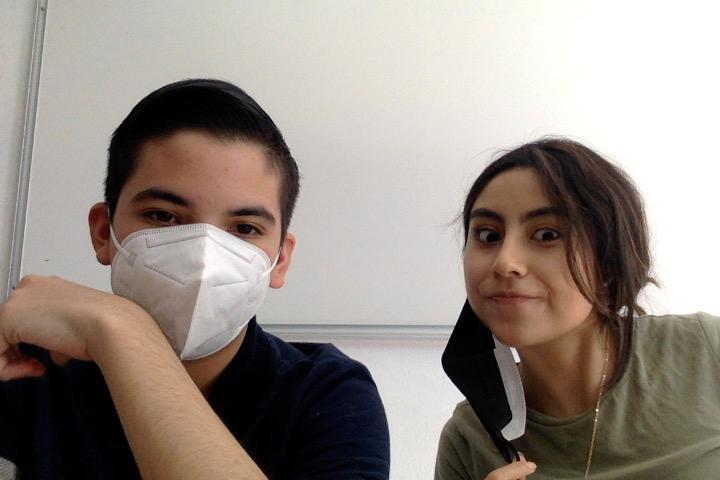
%> input picture sarayleal.jpeg, 720 x 480 px
$ octave task11.m   (GNU Octave 9; MATLAB toolbox functions it lacks are replaced by stand-ins)
%> lines starting %> are read from the running program, lines starting %| are printed output that depends on the picture
%%
clc;
clearvars;
close all;
%%
original = imread("sarayleal.jpeg");
%> original is the input picture: size 480x720x3 uint8; mean R, G, B 151.8, 142, 134.6
original = (rgb2gray(original));
%> original: size 480x720 uint8

imGauss = imnoise(original, "gaussian");
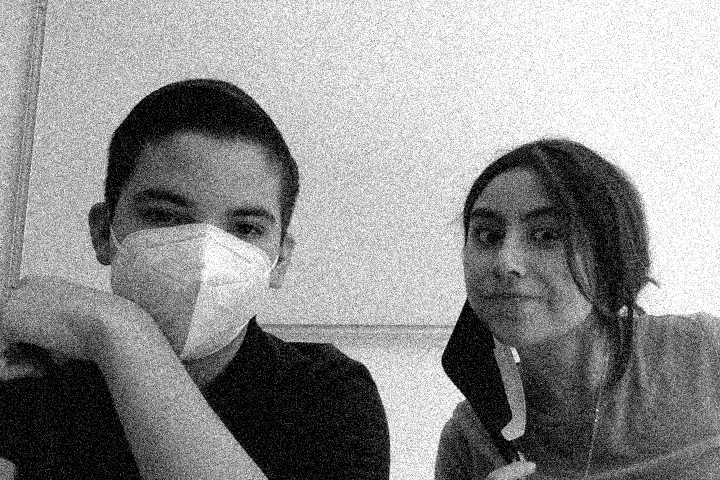
%> imGauss: size 480x720 uint8; min 0, max 255, mean 143.7
imSP = imnoise(original, "salt & pepper");
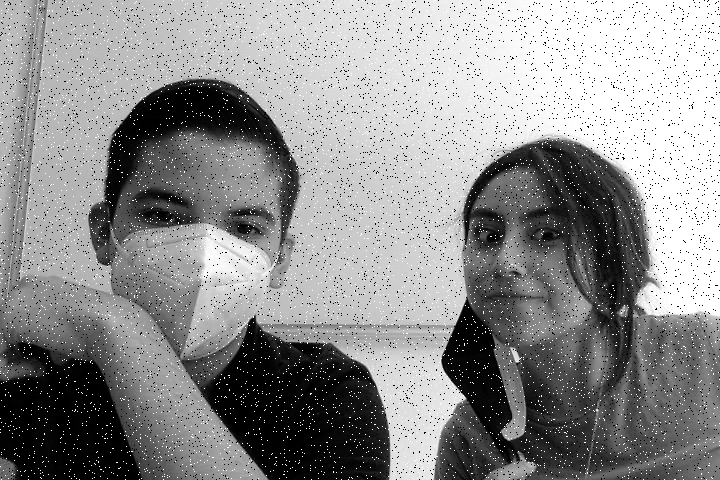
%> imSP: size 480x720 uint8; min 0, max 255, mean 143.2
imPoi = imnoise(original, "poisson");
imSpk = imnoise(original, "speckle");
%uno(original);
figure("Name","Sobel");
uno(imGauss, "Gaussiano", 1);
uno(imSP, "Salt&Pepper", 2);
uno(imPoi, "Poisson", 3);
uno(imSpk, "Speckle", 4);
figure("Name", "Filtros");
function uno = uno(img, titulo, num);
%> called with titulo = 'Gaussiano', num = 1
    sobel1 = edge(img, 'sobel');
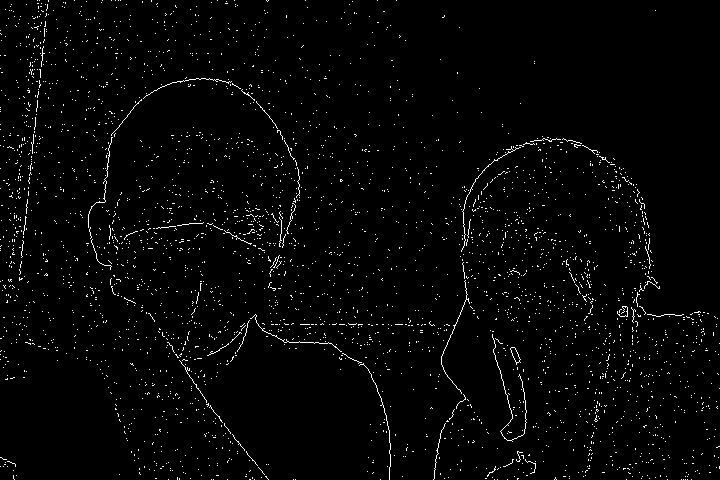
%> sobel1: size 480x720 logical; 2.1% white in thin lines or dots
    %imshow(sobel1);
    subplot(2,2,num); imshow(sobel1); title(titulo);
    dos(img, titulo, num);
end

function dos = dos(img2, titulo, num);
%> called with titulo = 'Gaussiano', num = 1
    k = ones(3); k = k/3;
    prom = imfilter(img2,k);
    med = medfilt2(img2, [3,3]);
    gauss = imgaussfilt(img2, 2, 'FilterSize', 5);
%> call 2 of uno, with titulo = 'Salt&Pepper', num = 2
%> in uno (call 2), `sobel1 = edge(img, 'sobel');`:
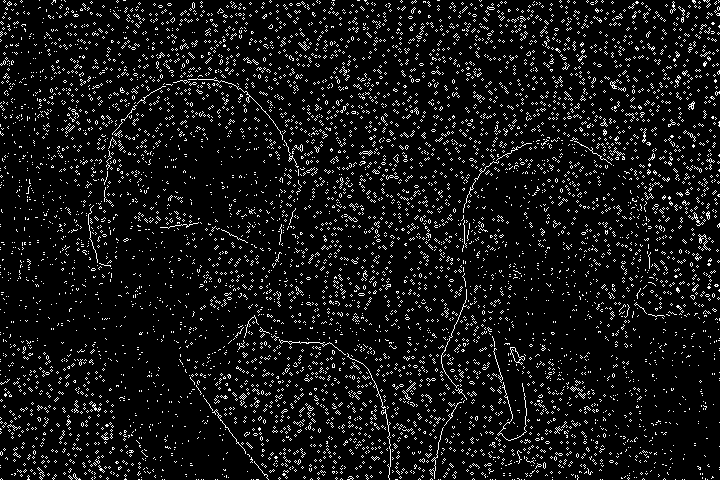
%> sobel1: size 480x720 logical; 7.7% white in thin lines or dots
%> in uno (call 3), `sobel1 = edge(img, 'sobel');`: sobel1: size 480x720 logical; 1.6% white in thin lines or dots
%> call 3 of dos, with titulo = 'Poisson', num = 3
%> in dos (call 3), `prom = imfilter(img2,k);`:
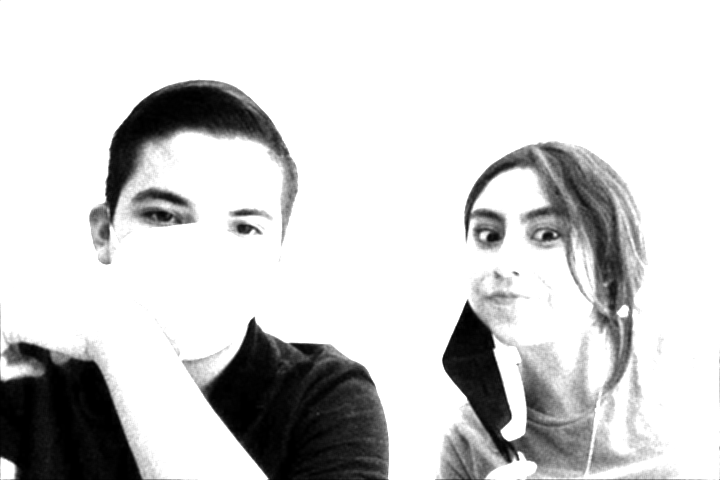
%> prom: size 480x720 uint8; min 0, max 255, mean 208.8
%> call 4 of uno, with titulo = 'Speckle', num = 4
%> in uno (call 4), `sobel1 = edge(img, 'sobel');`:
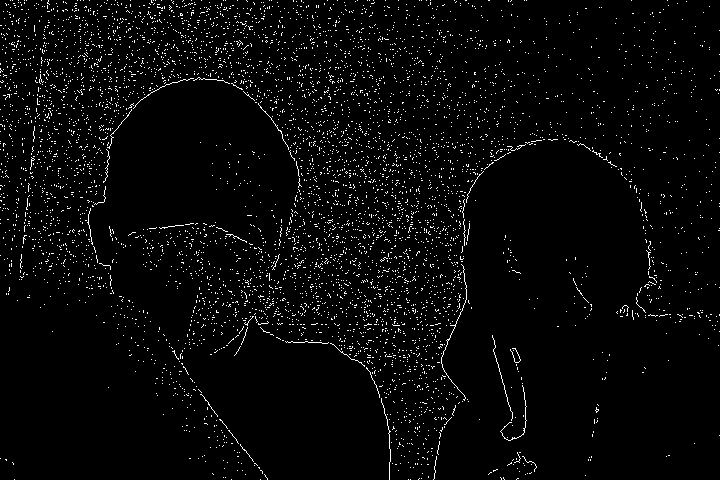
%> sobel1: size 480x720 logical; 3.1% white in thin lines or dots
%> call 4 of dos, with titulo = 'Speckle', num = 4
%> in dos (call 4), `gauss = imgaussfilt(img2, 2, 'FilterSize', 5);`:
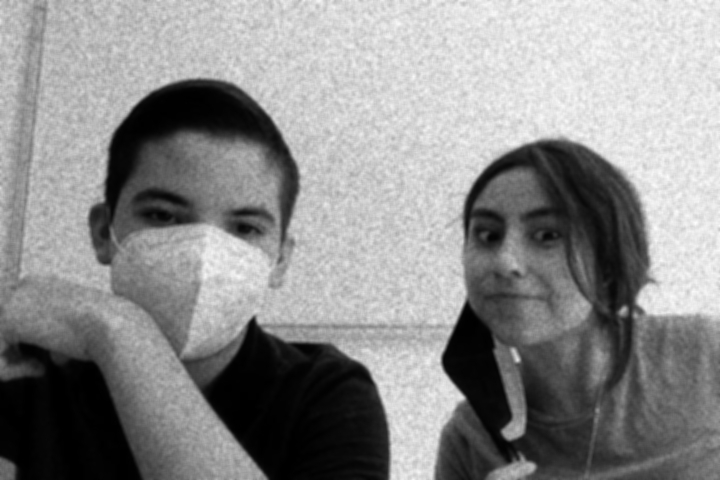
%> gauss: size 480x720 uint8; min 0, max 252, mean 139.4
    subplot(2,2,num); imshow(prom); title(titulo);
    subplot(2,2,num); imshow(med); title(titulo);
    subplot(2,2,num); imshow(gauss); title(titulo);
end

$ run again, with amigos.jpeg copied over sarayleal.jpeg
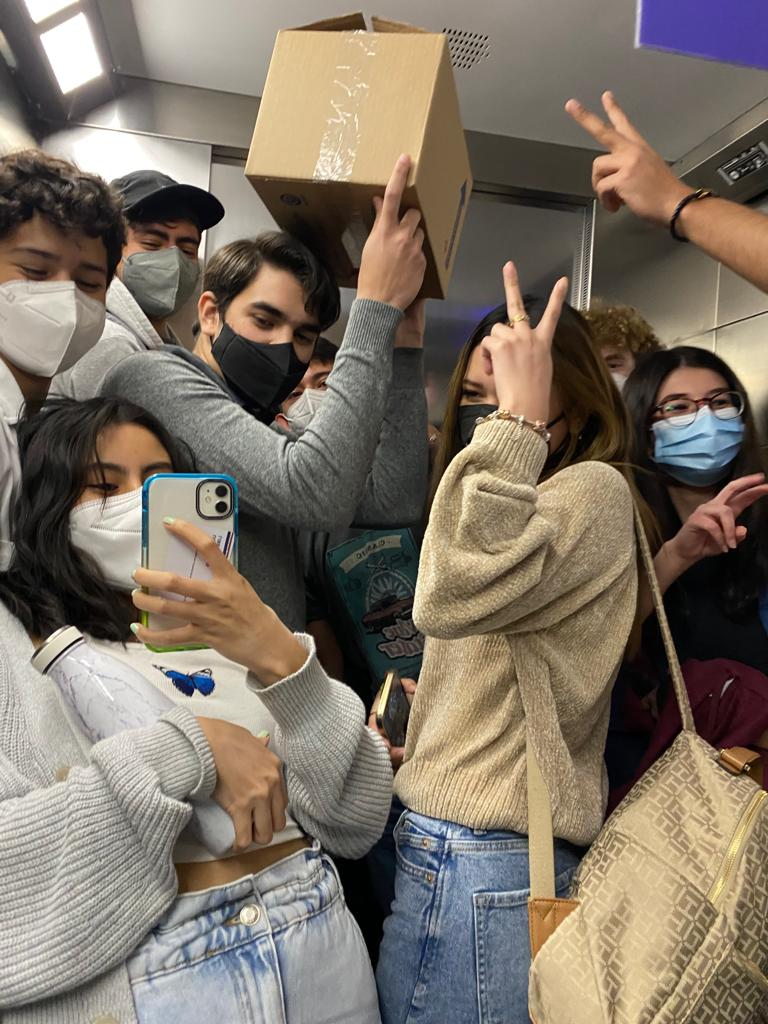
%> input picture amigos.jpeg, 768 x 1024 px
%> original is the input picture: size 1024x768x3 uint8; mean R, G, B 125.4, 114.3, 101.4
%> original: size 1024x768 uint8
%> in uno, `sobel1 = edge(img, 'sobel');`:
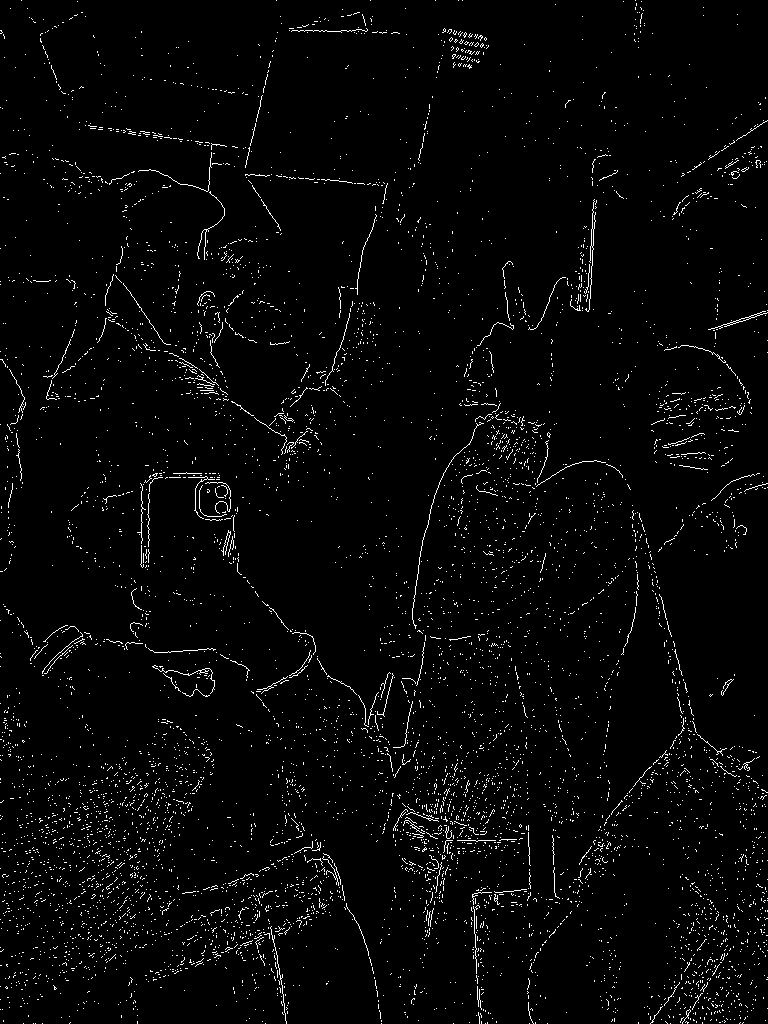
%> sobel1: size 1024x768 logical; 2.6% white in thin lines or dots
%> sobel1: size 1024x768 logical; 6.2% white in thin lines or dots
%> sobel1: size 1024x768 logical; 3.3% white in thin lines or dots
%> in uno (call 4), `sobel1 = edge(img, 'sobel');`:
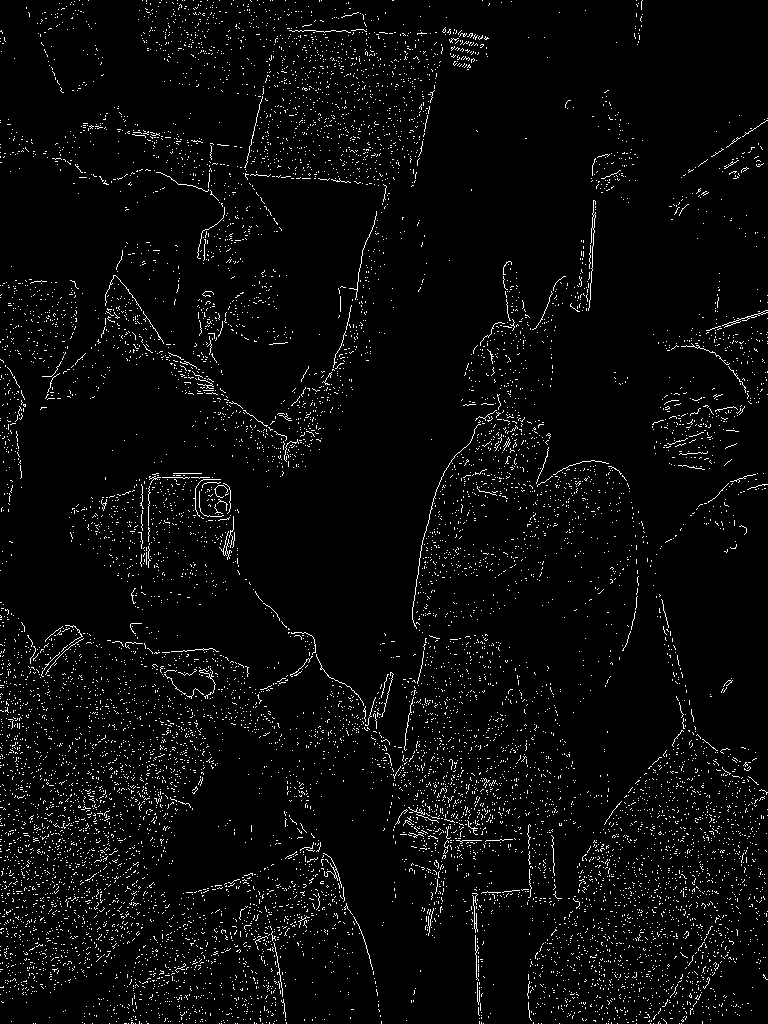
%> sobel1: size 1024x768 logical; 3.5% white in thin lines or dots

$ run again, with foto.jpeg copied over sarayleal.jpeg
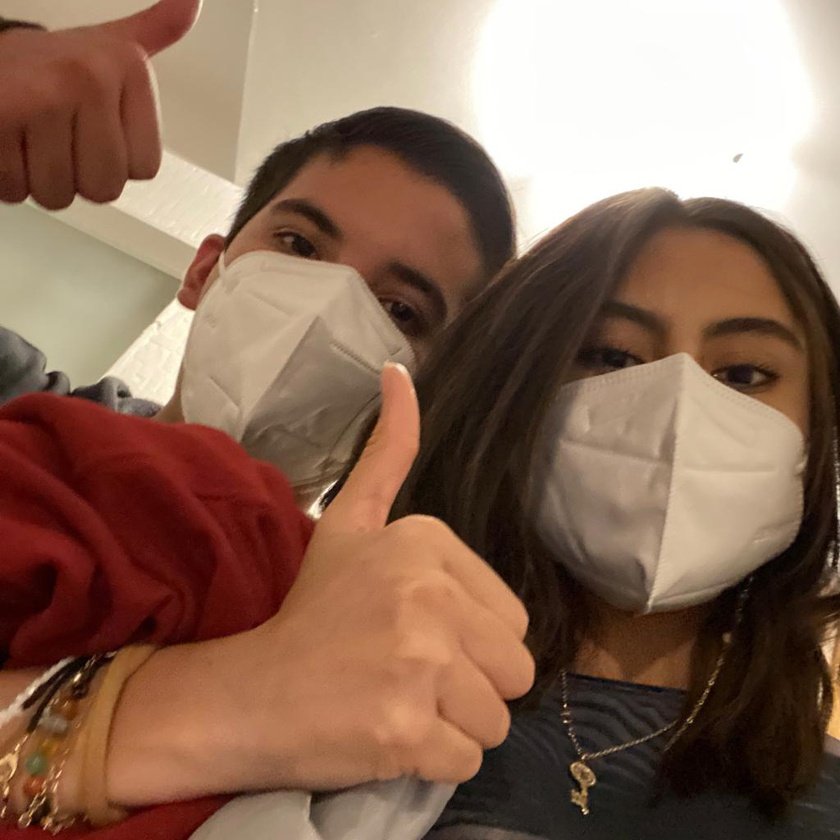
%> input picture foto.jpeg, 840 x 840 px, shrunk from 1024 x 1024 before the run
%> original is the input picture: size 840x840x3 uint8; mean R, G, B 137.1, 105.6, 87.1
%> original: size 840x840 uint8
%> in uno, `sobel1 = edge(img, 'sobel');`:
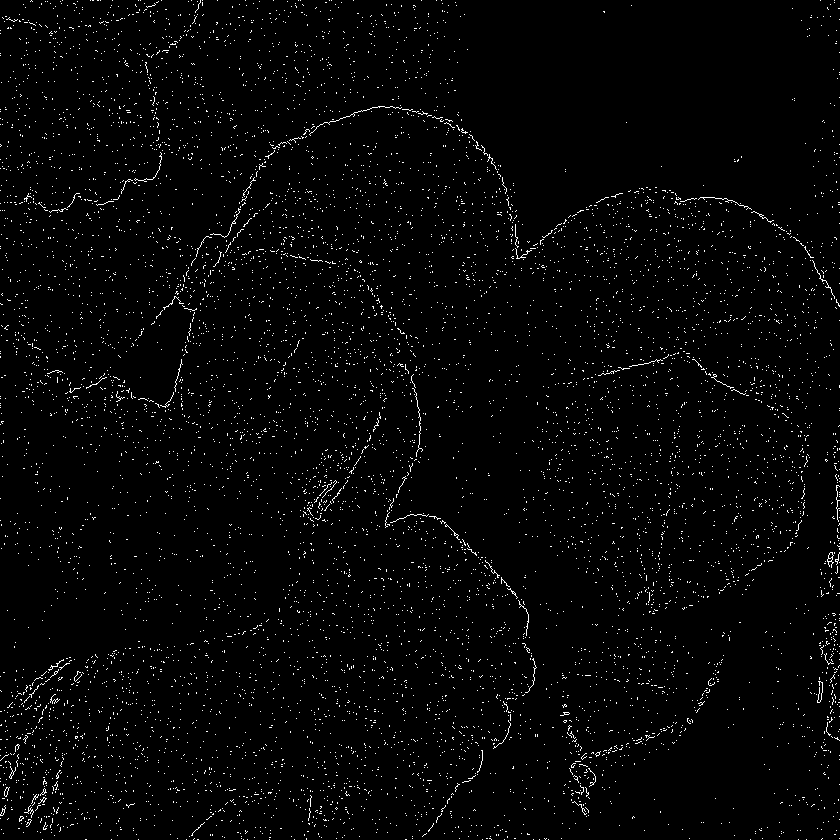
%> sobel1: size 840x840 logical; 2.1% white in thin lines or dots
%> sobel1: size 840x840 logical; 7.1% white in thin lines or dots
%> sobel1: size 840x840 logical; 1.9% white in thin lines or dots
%> in uno (call 4), `sobel1 = edge(img, 'sobel');`:
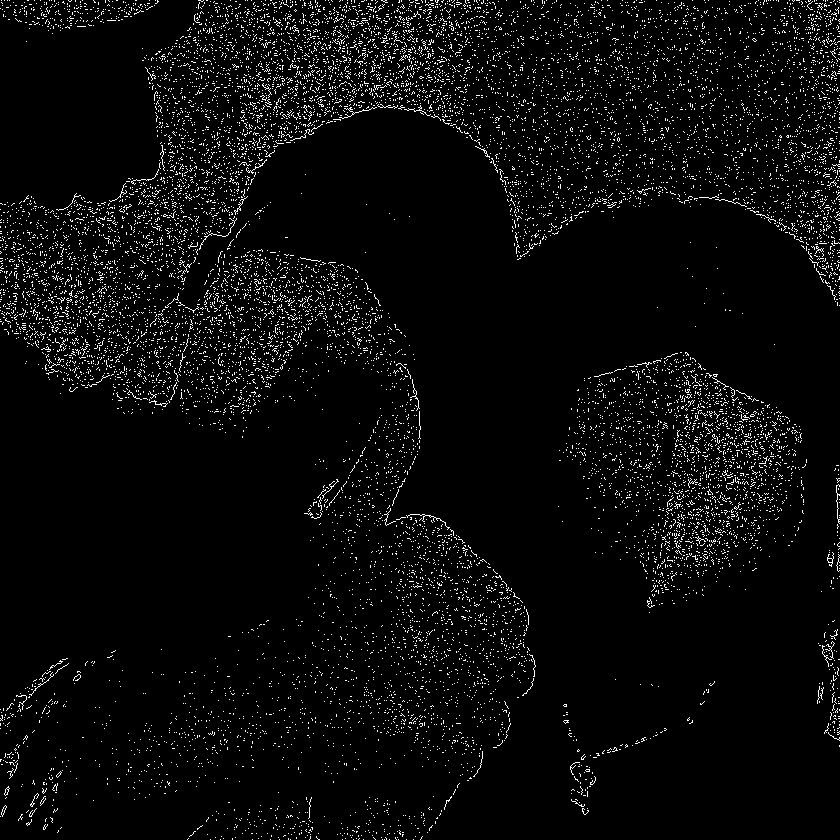
%> sobel1: size 840x840 logical; 4.2% white in thin lines or dots

$ run again, with highresolution.jpeg copied over sarayleal.jpeg
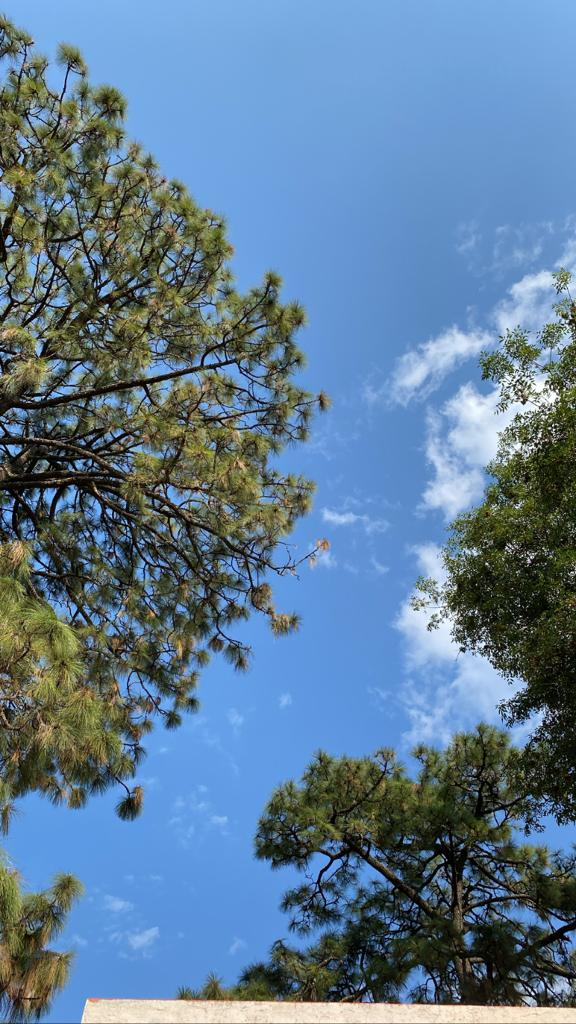
%> input picture highresolution.jpeg, 576 x 1024 px
%> original is the input picture: size 1024x576x3 uint8; mean R, G, B 95.4, 123.2, 148.1
%> original: size 1024x576 uint8
%> sobel1: size 1024x576 logical; 3.5% white in thin lines or dots
%> sobel1: size 1024x576 logical; 5.1% white in thin lines or dots
%> sobel1: size 1024x576 logical; 4.4% white in thin lines or dots
%> in uno (call 4), `sobel1 = edge(img, 'sobel');`:
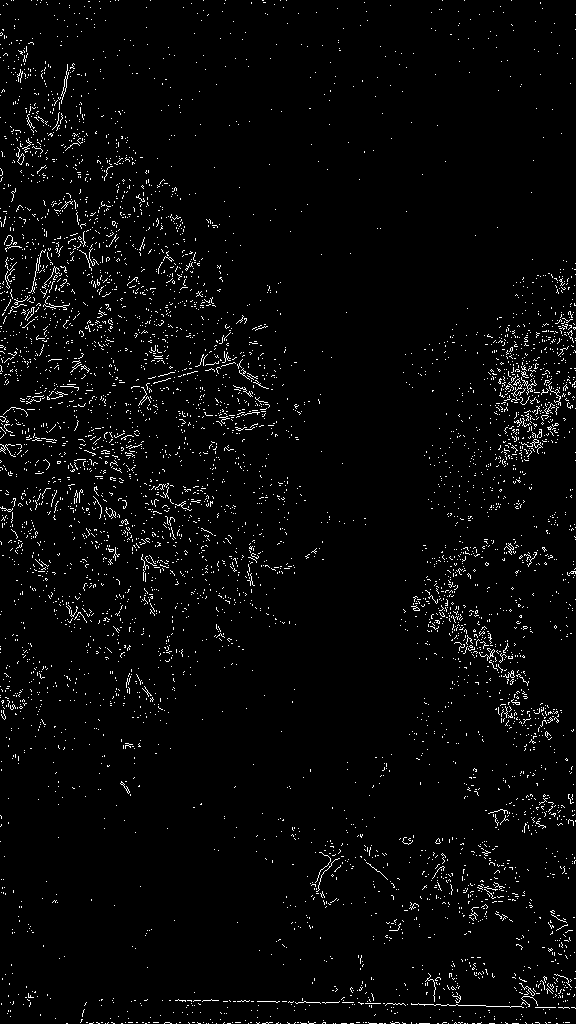
%> sobel1: size 1024x576 logical; 2.9% white in thin lines or dots
